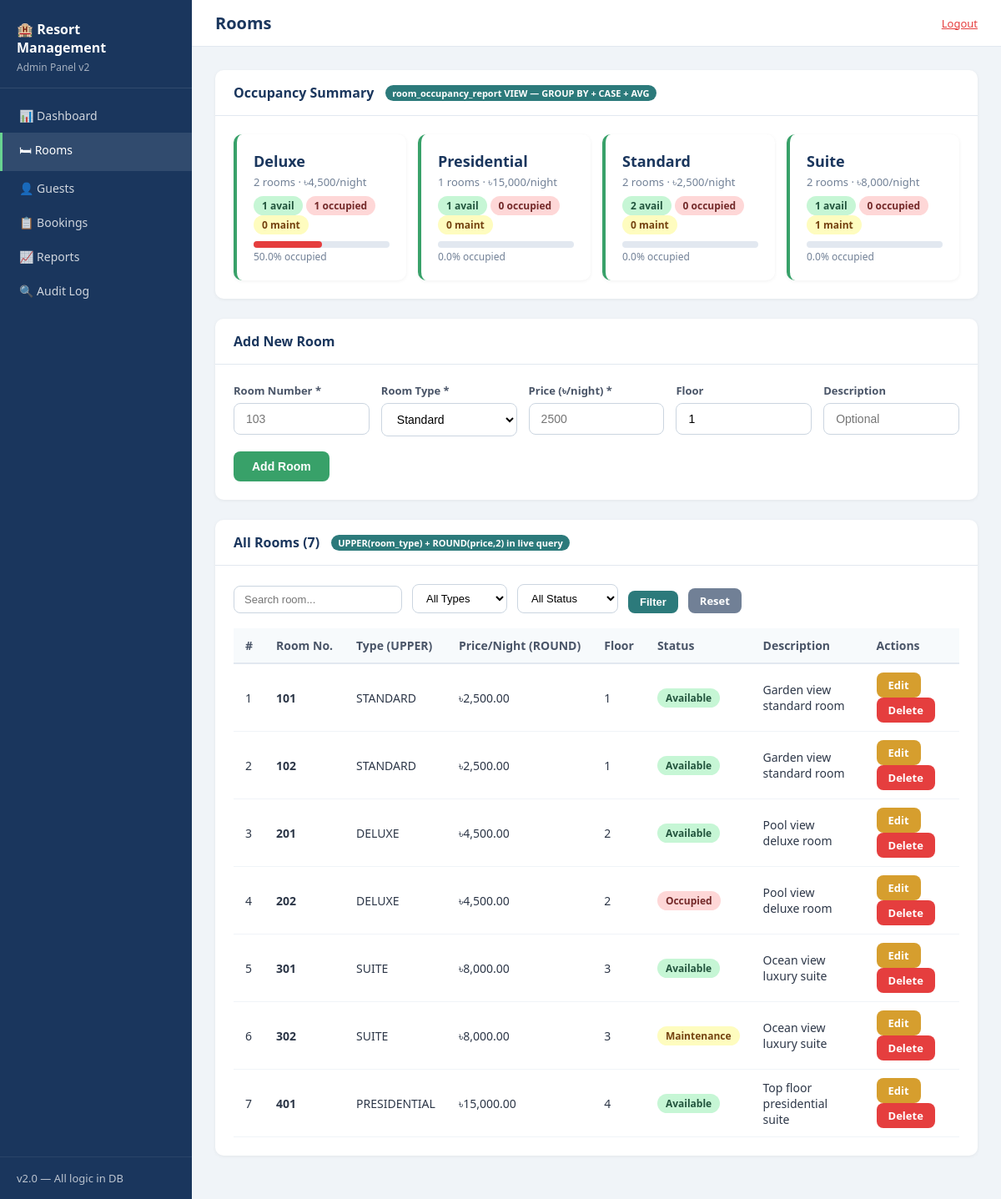
Screenshot of /rooms.php (signed in) with the database file from the repository.
### tables this page shows
CREATE TABLE IF NOT EXISTS rooms (
    room_id     INT AUTO_INCREMENT PRIMARY KEY,
    room_number VARCHAR(10)   NOT NULL UNIQUE,
    room_type   VARCHAR(50)   NOT NULL,
    price       DECIMAL(10,2) NOT NULL,
    status      VARCHAR(20)   DEFAULT 'available',
    floor_no    INT           DEFAULT 1,
    description VARCHAR(255),
    CHECK (status IN ('available','occupied','maintenance'))
);

### db_connect.php (called while the page is built, shortened)
<?php
function db_fetch_all($conn, $sql) {
    $result = mysqli_query($conn, $sql);
    $rows = [];
    while ($row = mysqli_fetch_assoc($result)) $rows[] = $row;
    return $rows;
}
function clean($conn, $value) {
    return mysqli_real_escape_string($conn, trim($value ?? ''));
}
?>

### rooms.php (the view, shortened to what this page needs)
<?php
require_once 'db_connect.php';
$search = clean($conn, $_GET['search']??'');
$where  = "WHERE 1=1";
$rooms = db_fetch_all($conn,
    "SELECT *, UPPER(room_type) AS room_type_up, ROUND(price,2) AS price_r FROM rooms $where ORDER BY room_number");
$occupancy = db_fetch_all($conn, "SELECT * FROM room_occupancy_report ORDER BY room_type");
?>
<!DOCTYPE html>
<html lang="en">
<head><meta charset="UTF-8"><title>Rooms — Resort Management</title><link rel="stylesheet" href="style.css"></head>
<body>
<div class="layout">
    <?php include 'sidebar.php'; ?>
    <div class="main">
        <div class="topbar"><h1>Rooms</h1><div class="admin-info"><a href="logout.php" style="color:#e53e3e;">Logout</a></div></div>
        <div class="content">
            <div class="card">
                <div class="card-header"><h3>Occupancy Summary <span class="db-badge">room_occupancy_report VIEW — GROUP BY + CASE + AVG</span></h3></div>
                <div class="card-body">
                    <div style="display:grid;grid-template-columns:repeat(auto-fit,minmax(200px,1fr));gap:14px;">
                    <?php foreach($occupancy as $o): ?>
                    <div class="stat-card" style="border-left-color:<?= $o['occupancy_pct']>50?'#e53e3e':'#38a169' ?>;">
                        <div class="stat-number" style="font-size:18px;"><?= $o['room_type'] ?></div>
                        <div style="font-size:13px;color:#718096;margin-top:4px;">
                            <?= $o['total_rooms'] ?> rooms · ৳<?= number_format($o['avg_price'],0) ?>/night
                        </div>
                        <div style="margin-top:8px;">
                            <span class="badge badge-success"><?= $o['available'] ?> avail</span>
                            <span class="badge badge-danger"><?= $o['occupied'] ?> occupied</span>
                            <span class="badge badge-warning"><?= $o['maintenance'] ?> maint</span>
                        </div>
                        <div style="margin-top:8px;background:#e2e8f0;border-radius:4px;height:8px;">
                            <div style="background:#e53e3e;height:8px;border-radius:4px;width:<?= min($o['occupancy_pct'],100) ?>%;"></div>
                        </div>
                        <div style="font-size:12px;color:#718096;margin-top:2px;"><?= $o['occupancy_pct'] ?>% occupied</div>
                    </div>
                    <?php endforeach; ?>
                    </div>
                </div>
            </div>
            <div class="card">
                <div class="card-header"><h3>Add New Room</h3></div>
                <div class="card-body">
                    <form method="POST">
                        <div style="display:grid;grid-template-columns:repeat(auto-fit,minmax(160px,1fr));gap:14px;">
                            <div class="form-group"><label>Room Number *</label><input type="text" name="room_number" required placeholder="103"></div>
                            <div class="form-group"><label>Room Type *</label>
                                <select name="room_type" required>
                                    <?php foreach(['Standard','Deluxe','Suite','Presidential'] as $t): ?>
                                    <option><?= $t ?></option>
                                    <?php endforeach; ?>
                                </select>
                            </div>
                            <div class="form-group"><label>Price (৳/night) *</label><input type="number" name="price" step="0.01" required placeholder="2500"></div>
                            <div class="form-group"><label>Floor</label><input type="number" name="floor_no" value="1" min="1"></div>
                            <div class="form-group"><label>Description</label><input type="text" name="description" placeholder="Optional"></div>
                        </div>
                        <button type="submit" class="btn btn-success">Add Room</button>
                    </form>
                </div>
            </div>
            <div class="card">
                <div class="card-header"><h3>All Rooms (<?= count($rooms) ?>) <span class="db-badge">UPPER(room_type) + ROUND(price,2) in live query</span></h3></div>
                <div class="card-body">
                    <form method="GET" class="filter-bar">
                        <input type="text" name="search" placeholder="Search room..." value="<?= htmlspecialchars($search) ?>">
                        <select name="type">
                            <option value="">All Types</option>
                        </select>
                        <select name="status">
                            <option value="">All Status</option>
                        </select>
                        <button class="btn btn-primary btn-sm">Filter</button>
                        <a href="rooms.php" class="btn btn-secondary btn-sm">Reset</a>
                    </form>
                    <div class="table-wrap">
                    <table>
                        <thead><tr><th>#</th><th>Room No.</th><th>Type (UPPER)</th><th>Price/Night (ROUND)</th><th>Floor</th><th>Status</th><th>Description</th><th>Actions</th></tr></thead>
                        <tbody>
                        <?php $i=1; foreach($rooms as $r): ?>
                        <tr>
                            <td><?= $i++ ?></td>
                            <td><strong><?= htmlspecialchars($r['room_number']) ?></strong></td>
                            <td><?= htmlspecialchars($r['room_type_up']) ?></td>
                            <td>৳<?= number_format($r['price_r'],2) ?></td>
                            <td><?= $r['floor_no'] ?></td>
                            <td><?php $bc=['available'=>'badge-success','occupied'=>'badge-danger','maintenance'=>'badge-warning']; ?>
                                <span class="badge <?= $bc[$r['status']]??'badge-gray' ?>"><?= ucfirst($r['status']) ?></span></td>
                            <td><?= htmlspecialchars($r['description']??'-') ?></td>
                            <td>
                                <a href="rooms.php?edit=<?= $r['room_id'] ?>" class="btn btn-warning btn-sm">Edit</a>
                                <a href="rooms.php?delete=<?= $r['room_id'] ?>" class="btn btn-danger btn-sm"
                                   onclick="return confirm('Delete room?')">Delete</a>
                            </td>
                        </tr>
                        <?php endforeach; ?>
                        </tbody>
                    </table>
                    </div>
                </div>
            </div>
        </div>
    </div>
</div>
</body>
</html>

### sidebar.php (shortened to what this page needs)
<div class="sidebar">
    <div class="sidebar-header">
        <h3>🏨 Resort<br>Management</h3>
        <span>Admin Panel v2</span>
    </div>
    <nav>
        <?php $page = basename($_SERVER['PHP_SELF']); ?>
        <a href="dashboard.php" class="<?= $page==='dashboard.php'?'active':'' ?>">📊 Dashboard</a>
        <a href="rooms.php"     class="<?= $page==='rooms.php'    ?'active':'' ?>">🛏 Rooms</a>
        <a href="guests.php"    class="<?= $page==='guests.php'   ?'active':'' ?>">👤 Guests</a>
        <a href="bookings.php"  class="<?= $page==='bookings.php' ?'active':'' ?>">📋 Bookings</a>
        <a href="reports.php"   class="<?= $page==='reports.php'  ?'active':'' ?>">📈 Reports</a>
        <a href="audit_log.php" class="<?= $page==='audit_log.php'?'active':'' ?>">🔍 Audit Log</a>
    </nav>
    <div class="sidebar-footer">v2.0 &mdash; All logic in DB</div>
</div>

### style.css (style rules this page uses)
* { box-sizing: border-box; margin: 0; padding: 0; }
body { font-family: 'Segoe UI', Arial, sans-serif; background: #f0f4f8; color: #2d3748; font-size: 15px; }
.form-group { margin-bottom: 18px; }
.form-group label { display:block; margin-bottom:6px; font-weight:600; font-size:13px; color:#4a5568; }
.form-group input, .form-group select, .form-group textarea { width:100%; padding:10px 14px; border:1px solid #cbd5e0; border-radius:8px; font-size:14px; transition:border 0.2s; background:#fff; }
.btn { display:inline-block; padding:10px 22px; border:none; border-radius:8px; cursor:pointer; font-size:14px; font-weight:600; text-decoration:none; transition:opacity 0.2s; }
.btn-primary { background:#2c7a7b; color:#fff; }
.btn-success { background:#38a169; color:#fff; }
.btn-warning { background:#d69e2e; color:#fff; }
.btn-danger { background:#e53e3e; color:#fff; }
.btn-secondary { background:#718096; color:#fff; }
.btn-sm { padding:6px 14px; font-size:13px; }
.db-badge { display:inline-block; background:#2c7a7b; color:#fff; font-size:11px; padding:2px 8px; border-radius:10px; font-weight:600; margin-left:8px; vertical-align:middle; }
.layout { display:flex; min-height:100vh; }
.sidebar { width:230px; background:#1a365d; color:#fff; display:flex; flex-direction:column; flex-shrink:0; }
.sidebar-header { padding:24px 20px 16px; border-bottom:1px solid rgba(255,255,255,0.1); }
.sidebar-header h3 { font-size:16px; line-height:1.4; }
.sidebar-header span { font-size:12px; opacity:0.6; }
.sidebar nav { flex:1; padding:12px 0; }
.sidebar nav a { display:block; padding:11px 20px; color:rgba(255,255,255,0.8); text-decoration:none; font-size:14px; transition:background 0.15s; border-left:3px solid transparent; }
.sidebar nav a:hover, .sidebar nav a.active { background:rgba(255,255,255,0.1); color:#fff; border-left-color:#68d391; }
.sidebar-footer { padding:16px 20px; border-top:1px solid rgba(255,255,255,0.1); font-size:13px; opacity:0.7; }
.main { flex:1; display:flex; flex-direction:column; }
.topbar { background:#fff; padding:14px 28px; display:flex; justify-content:space-between; align-items:center; border-bottom:1px solid #e2e8f0; }
.topbar h1 { font-size:20px; color:#1a365d; }
.topbar .admin-info { font-size:13px; color:#718096; }
.content { padding:28px; flex:1; }
.stat-card { background:#fff; padding:20px; border-radius:10px; border-left:4px solid #2c7a7b; box-shadow: 0 1px 4px rgba(0,0,0,0.06); }
.stat-card .stat-number { font-size:28px; font-weight:700; color:#1a365d; }
.card { background:#fff; border-radius:10px; box-shadow:0 1px 4px rgba(0,0,0,0.06); margin-bottom:24px; overflow:hidden; }
.card-header { padding:16px 22px; border-bottom:1px solid #e2e8f0; display:flex; justify-content:space-between; align-items:center; flex-wrap:wrap; gap:8px; }
.card-header h3 { font-size:16px; color:#1a365d; display:flex; align-items:center; flex-wrap:wrap; gap:6px; }
.card-body { padding:22px; }
.table-wrap { overflow-x:auto; }
table { width:100%; border-collapse:collapse; font-size:14px; }
table th { background:#f7fafc; padding:11px 14px; text-align:left; font-weight:600; color:#4a5568; border-bottom:2px solid #e2e8f0; white-space:nowrap; }
table td { padding:10px 14px; border-bottom:1px solid #f0f4f8; vertical-align:middle; }
.badge { display:inline-block; padding:3px 10px; border-radius:12px; font-size:12px; font-weight:600; }
.badge-success { background:#c6f6d5; color:#22543d; }
.badge-warning { background:#fefcbf; color:#744210; }
.badge-danger { background:#fed7d7; color:#742a2a; }
.filter-bar { display:flex; gap:12px; flex-wrap:wrap; margin-bottom:18px; align-items:flex-end; }
.filter-bar input, .filter-bar select { padding:8px 12px; border:1px solid #cbd5e0; border-radius:8px; font-size:13px; background:#fff; }

### rows the page displays
rooms: room_number "101", room_type_up "STANDARD", price_r "2,500.00", floor_no "1", status "Available", description "Garden view standard room"
rooms: room_number "102", room_type_up "STANDARD", price_r "2,500.00", floor_no "1", status "Available", description "Garden view standard room"
rooms: room_number "201", room_type_up "DELUXE", price_r "4,500.00", floor_no "2", status "Available", description "Pool view deluxe room"
rooms: room_number "202", room_type_up "DELUXE", price_r "4,500.00", floor_no "2", status "Occupied", description "Pool view deluxe room"
rooms: room_number "301", room_type_up "SUITE", price_r "8,000.00", floor_no "3", status "Available", description "Ocean view luxury suite"
rooms: room_number "302", room_type_up "SUITE", price_r "8,000.00", floor_no "3", status "Maintenance", description "Ocean view luxury suite"
rooms: room_number "401", room_type_up "PRESIDENTIAL", price_r "15,000.00", floor_no "4", status "Available", description "Top floor presidential suite"

### other values shown
$o['room_type'] "Deluxe"
$o['total_rooms'] "2"
$o['avg_price'] "4,500"
$o['available'] "1"
$o['occupied'] "1"
$o['maintenance'] "0"
$o['occupancy_pct'] "50.0"
$o['room_type'] "Presidential"
$o['total_rooms'] "1"
$o['avg_price'] "15,000"
$o['occupied'] "0"
$o['occupancy_pct'] "0.0"
$o['room_type'] "Standard"
$o['avg_price'] "2,500"
$o['available'] "2"
